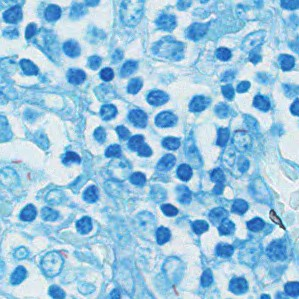
#> input picture prototype_test/28_39.jpeg, 299 x 299 px, found by its file name
$ jupyter execute --allow-errors 'color quantization-HSV.ipynb'   (shell and % lines are left out)
#> lines starting #> are read from the running program, lines starting #| are printed output that depends on the picture; after the words box and inside, x2 and y2 are one past the last pixel; in counts of white or black regions, pixels touching at a corner belong together
[cell 1]
import numpy as np
import cv2
import matplotlib.pyplot as plt
from PIL import Image
import os

[cell 2]
def show_img(img):
    img1 = cv2.cvtColor(img,cv2.COLOR_BGR2RGB)
    img1 = Image.fromarray(img1)
    plt.imshow(img1)
    plt.show()
def show_img1(img):
    img = (img*64).astype(np.uint8)
    img1 = cv2.cvtColor(img,cv2.COLOR_BGR2RGB)
    img1 = Image.fromarray(img1)
    plt.imshow(img1)
    plt.show()
def show_img2(img):
    img1 = cv2.cvtColor(img,cv2.COLOR_GRAY2RGB)
    img1 = Image.fromarray(img1)
    plt.imshow(img1)
    plt.show()

[cell 3]
img = cv2.imread('Include/prototype_test/28_39.jpeg')
#> img is the input picture: shape (299, 299, 3); mean B, G, R 224.7, 197, 153.1
#img = cv2.imread('Include/prototype_test/crop_blue.jpg')
h,w,d = img.shape
#> h = 299; w = 299; d = 3
white_img = np.zeros((h,w,1), np.uint8)
show_img2(white_img)
#> in show_img2, `img1 = cv2.cvtColor(img,cv2.COLOR_GRAY2RGB)`: img1: shape (299, 299, 3); every value is 0
#> in show_img2, `img1 = cv2.cvtColor(img,cv2.COLOR_GRAY2RGB)`: img: shape (299, 299, 1); every value is 0
print(white_img.shape)
#| (299, 299, 1)
img1 = cv2.cvtColor(img,cv2.COLOR_BGR2HSV)
#> img1: shape (299, 299, 3); mean H, S, V 100.9, 84.6, 224.9

#img_mask = img1[:,:,2]>=60
#img_mask2 = img1[:,:,2]<=60
#mask = np.logical_or(img_mask,img_mask2)

lower = np.array([120,30,80])
upper = np.array([185,255,255])
mask = cv2.inRange(img1, lower, upper)
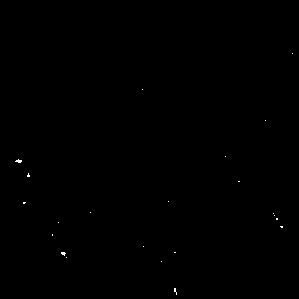
#> mask: shape (299, 299); 0.09% white in thin lines or dots, all inside (x1, y1, x2, y2) = (15, 53, 293, 295)

[cell 4]
#masking for negative (mask1 = [120,30,80])
path = 'Include/img_file/negative'
#> (the rest of this cell did not finish here and is left out)

[cell 5]
#masking for positive
path2 = 'Include/img_file/positive'
#> (the rest of this cell did not finish here and is left out)

    [[[145  29 193]
      [154  36 178]
      [161  59 196]
      [161  51 199]
      [153  23 202]]

     [[149  43 160]
      [154  60 149]
      [161  81 160]
      [162  71 175]
      [154  35 184]]

     [[154  66 163]
      [156  81 152]
      [160 109 152]
      [160  92 172]
      [155  55 187]]

     [[157  54 195]
      [159  69 186]
      [162 100 166]
      [161  87 176]
      [156  53 187]]

     [[164  35 202]
      [165  44 197]
      [165  69 177]
      [165  61 187]
      [160  31 196]]

[cell 6]
#range = [115,30,80] to [185,255,255]
a = np.zeros((1,1,3),np.uint8)
print(a.shape)
print(a[0:0])
a[0,0] = [200,200,200]
print(a.shape)
ttt = cv2.cvtColor(a,cv2.COLOR_HSV2BGR)
show_img(ttt)
#> in show_img, `plt.show()`:
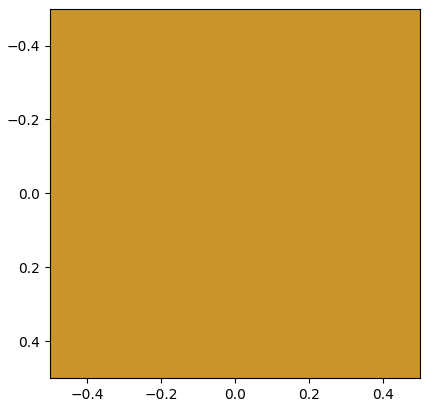
#> figure drawn by matplotlib, 1 panel

[cell 7]
#white_img[mask] = 255
#show_img2(white_img)

output = cv2.bitwise_and(img1, img1, mask = mask)
#> output: shape (299, 299, 3); mean H, S, V 0.1, 0, 0.2
img2 = cv2.cvtColor(output,cv2.COLOR_HSV2BGR)
show_img(img2)

[cell 8]
print(img2)
#> (printed output is left out)

[cell 9]
#check false positive
path = 'Include/img_file/negative/mask2/'
#> (the rest of this cell did not finish here and is left out)

[cell 10]
#check false negative
path = 'Include/img_file/positive/mask2/'
#> (the rest of this cell did not finish here and is left out)

#> (a cell that did not finish here is left out)

[cell 12]
a = np.array([1,2,3])
a.size

[cell 13]
#img2 = img[0:3,0:3]
img2 = img
show_img(img2)

[cell 14]
img3 = (img2/64).astype(int)
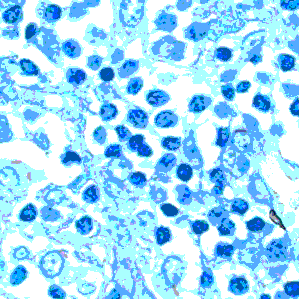
#> img3: shape (299, 299, 3) int64; mean B, G, R 2.94, 2.59, 1.9; drawn with min black and max white

[cell 15]
img2.shape, img3.shape
#> Out = ((299, 299, 3), (299, 299, 3))

[cell 16]
show_img1(img3)
#> in show_img1, `img = (img*64).astype(np.uint8)`:
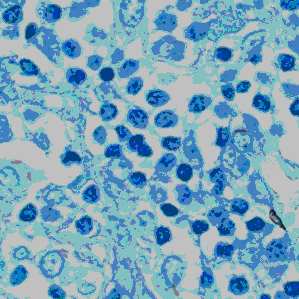
#> img: shape (299, 299, 3); mean of channels 0, 1, 2 188.3, 165.8, 121.6; drawn as B, G, R

[cell 17]
#img4 = img3[0:3,0:3]
img4 = img3

[cell 18]
img_mask = img4[:,:,2]>=3
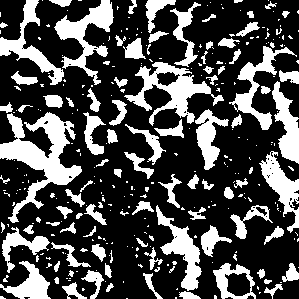
#> img_mask: shape (299, 299) bool; 29.9% white; 316 white regions (218 under 20 px), largest, box (x1, y1, x2, y2) and area: (0, 112, 82, 223) 3206, (124, 62, 224, 126) 1998, (54, 0, 114, 85) 1687
img_mask2 = img4[:,:,1]<=2
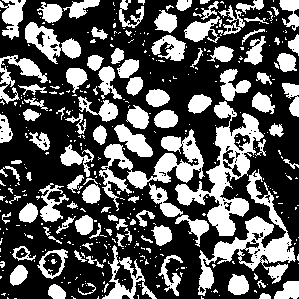
#> img_mask2: shape (299, 299) bool; 34.8% white; 425 white regions (319 under 20 px), largest, box (x1, y1, x2, y2) and area: (175, 101, 264, 236) 3513, (198, 169, 296, 296) 3069, (99, 129, 205, 211) 2495
img_mask3 = img4[:,:,0]<=2
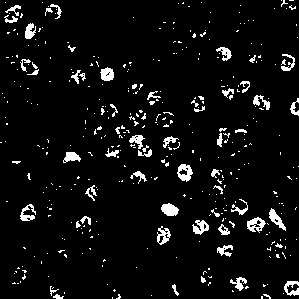
#> img_mask3: shape (299, 299) bool; 5.7% white; 387 white regions (331 under 20 px), largest, box (x1, y1, x2, y2) and area: (177, 164, 193, 182) 171, (161, 203, 179, 216) 167, (247, 217, 266, 233) 164
t1 = np.logical_and(img_mask,img_mask2)
#> t1: shape (299, 299) bool; 0.01% white in thin lines or dots, all inside (x1, y1, x2, y2) = (17, 160, 68, 257)
t2 = np.logical_and(t1,img_mask3)
print(img_mask.shape)
#| (299, 299)

[cell 19]
gray_img = cv2.cvtColor(img,cv2.COLOR_BGR2GRAY)
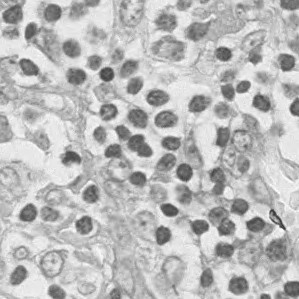
#> gray_img: shape (299, 299); min 46, max 254, mean 187

[cell 20]
show_img2(gray_img)

[cell 21]
gray_small = gray_img[0:3,0:3]
#> gray_small = [[176, 182, 175], [169, 183, 188], [167, 178, 211]]
gray_small
#> Out has the same summary as gray_small

[cell 22]
h,w,d = img.shape
white_img = np.zeros((h,w,1), np.uint8)
show_img2(white_img)
print(white_img.shape)
#| (299, 299, 1)

[cell 23]
#img6 = np.where(gray_small,img_mask,255)
img6 = np.where(white_img,img_mask,255)
img6 = img6.astype(np.uint8)
img7 = cv2.bitwise_not(img6)
#show_img2(img6)
print(img6.shape, img7.shape, type(img7))
#| (299, 299, 299) (299, 299, 299) <class 'numpy.ndarray'>
#img6

[cell 24]
white_img[t2]=255

[cell 25]
show_img2(white_img)

[cell 26]
np.sum(white_img)
#> Out = 0

[cell 27]
img = cv2.imread('Include/img_file/positive/20_61.jpeg')

def hist(img):
    img1 = cv2.cvtColor(img,cv2.COLOR_BGR2HSV)
    hue = img[:, :, 0]
    h_his = histogram(hue)
    plt.imshow(h_his)
    plt.show()
img = cv2.imread('Include/img_file/positive/20_61.jpeg')

def hist(img):
    img1 = cv2.cvtColor(img,cv2.COLOR_BGR2HSV)
    hue = img[:, :, 0]
    h_his = histogram(hue)
    plt.imshow(h_his)
    plt.show()

#> (the rest of this cell did not finish here and is left out)

[cell 28]
#img = cv2.imread(path2 + img_name)
path2 = 'Include/img_file/positive/'
#> (the rest of this cell did not finish here and is left out)

[cell 29]
#img = cv2.imread(path2 + img_name)
path2 = 'Include/img_file/positive/'
#> (the rest of this cell did not finish here and is left out)

[cell 30]
negative = ["12_55","12_56","12_57","12_58","12_59"]
positive = ["17_64","18_62","19_61","19_62","19_63"]
negative = ['Include/img_file/negative/'+i+'.jpeg' for i in negative]
positive = ['Include/img_file/positive/'+i+'.jpeg' for i in positive]
all_file = negative
all_file.extend(positive)
data = []
#> (the rest of this cell did not finish here and is left out)

[cell 31]
b = [[1,2],[3,4],[5,6]]
for i in zip(*b):
    print(list(i))

[cell 32]
a = [1,2,3]
b = [4,5,6]
for i in zip(a,b):
    print(i)

[cell 33]
h = np.array(range(256))
a = np.zeros((20,256,3),np.uint8)
print(a.shape)
for i in range(256):
    a[:,i] = [i,200,200]
ttt = cv2.cvtColor(a,cv2.COLOR_HSV2BGR)
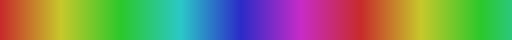
#> ttt: shape (20, 256, 3) (shown 2 times larger); mean B, G, R 100.5, 135.1, 125.9
show_img(ttt)

$ run again, with prototype_test/20_56.jpeg copied over prototype_test/28_39.jpeg
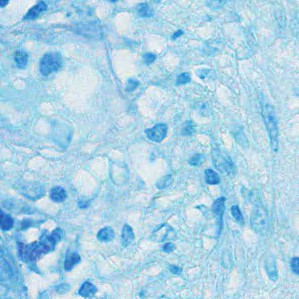
#> input picture prototype_test/20_56.jpeg, 299 x 299 px, found by its file name
#> img is the input picture: shape (299, 299, 3); mean B, G, R 230.5, 209.8, 170.3
#| (299, 299, 1)
#> mask: shape (299, 299); 0.01% white in thin lines or dots, all inside (x1, y1, x2, y2) = (62, 0, 177, 293)
#> output: shape (299, 299, 3); mean H, S, V 0, 0, 0
#> (printed output is left out)
#> `img_mask = img4[:,:,2]>=3`:
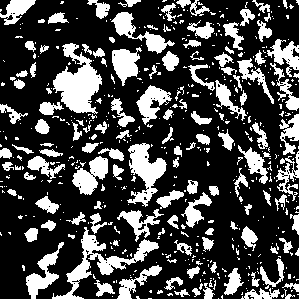
#> img_mask: shape (299, 299) bool; 28.2% white; 533 white regions (403 under 20 px), largest, box (x1, y1, x2, y2) and area: (53, 43, 102, 114) 1820, (52, 227, 159, 299) 1546, (127, 143, 167, 207) 1198
#> img_mask2: shape (299, 299) bool; 13.2% white; 567 white regions (507 under 20 px), largest, box (x1, y1, x2, y2) and area: (0, 199, 66, 299) 2741, (51, 18, 108, 41) 568, (39, 52, 62, 81) 453
#> img_mask3: shape (299, 299) bool; 0.61% white in thin lines or dots
#| (299, 299)
#> `gray_img = cv2.cvtColor(img,cv2.COLOR_BGR2GRAY)`:
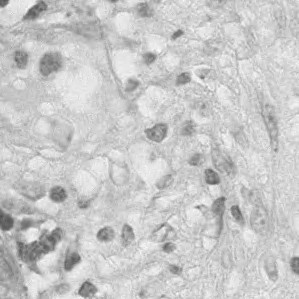
#> gray_img: shape (299, 299); min 76, max 252, mean 200.3
#> gray_small = [[100, 100, 104], [99, 104, 111], [103, 108, 116]]
#| (299, 299, 1)
#| (299, 299, 299) (299, 299, 299) <class 'numpy.ndarray'>
#> `np.sum(white_img)`: Out = 0

$ run again, with prototype_test/20_57.jpeg copied over prototype_test/28_39.jpeg
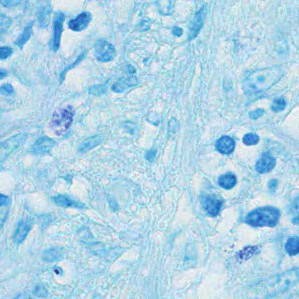
#> input picture prototype_test/20_57.jpeg, 299 x 299 px, found by its file name
#> img is the input picture: shape (299, 299, 3); mean B, G, R 230.6, 211.4, 173.9
#| (299, 299, 1)
#> mask: shape (299, 299); 0.02% white in thin lines or dots, all inside (x1, y1, x2, y2) = (20, 0, 264, 221)
#> output: shape (299, 299, 3); mean H, S, V 0, 0, 0
#> (printed output is left out)
#> `img_mask = img4[:,:,2]>=3`:
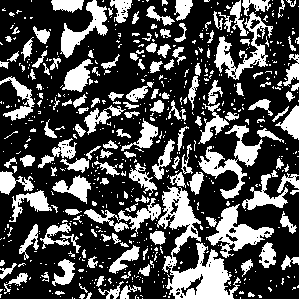
#> img_mask: shape (299, 299) bool; 31.2% white; 662 white regions (509 under 20 px), largest, box (x1, y1, x2, y2) and area: (157, 186, 241, 299) 3332, (198, 125, 263, 199) 1396, (206, 204, 274, 258) 1291
#> img_mask2: shape (299, 299) bool; 11.4% white; 580 white regions (513 under 20 px), largest, box (x1, y1, x2, y2) and area: (240, 205, 281, 228) 651, (49, 104, 75, 137) 479, (197, 193, 225, 218) 419
#> img_mask3: shape (299, 299) bool; 0.69% white in thin lines or dots
#| (299, 299)
#> `gray_img = cv2.cvtColor(img,cv2.COLOR_BGR2GRAY)`:
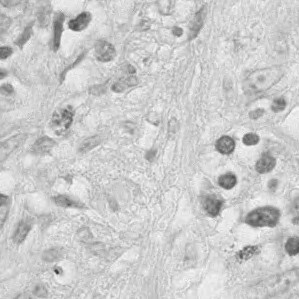
#> gray_img: shape (299, 299); min 45, max 253, mean 202.3
#> gray_small = [[159, 175, 185], [148, 167, 182], [159, 165, 172]]
#> `gray_small`: Out has the same summary as gray_small
#| (299, 299, 1)
#| (299, 299, 299) (299, 299, 299) <class 'numpy.ndarray'>
#> `np.sum(white_img)`: Out = 0
